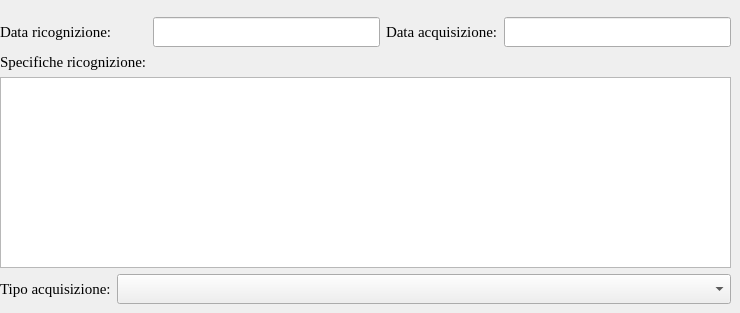
     <widget class="QWidget" name="tab_ricognizione">
      <attribute name="title">
       <string>Ricognizione e Acquisizione</string>
      </attribute>
      <widget class="QWidget" name="">
       <property name="geometry">
        <rect>
         <x>0</x>
         <y>17</y>
         <width>731</width>
         <height>287</height>
        </rect>
       </property>
       <layout class="QGridLayout" name="gridLayout_5">
        <item row="0" column="2">
         <widget class="QLineEdit" name="lineEdit_rcgd">
          <property name="font">
           <font>
            <family>Damascus</family>
            <pointsize>11</pointsize>
           </font>
          </property>
          <property name="maxLength">
           <number>20</number>
          </property>
         </widget>
        </item>
        <item row="0" column="3">
         <widget class="QLabel" name="label_17">
          <property name="font">
           <font>
            <family>Times New Roman</family>
            <pointsize>11</pointsize>
           </font>
          </property>
          <property name="text">
           <string>Data acquisizione:</string>
          </property>
         </widget>
        </item>
        <item row="0" column="4">
         <widget class="QLineEdit" name="lineEdit_aind">
          <property name="font">
           <font>
            <family>Damascus</family>
            <pointsize>11</pointsize>
           </font>
          </property>
          <property name="maxLength">
           <number>50</number>
          </property>
         </widget>
        </item>
        <item row="1" column="0" colspan="2">
         <widget class="QLabel" name="label_15">
          <property name="font">
           <font>
            <family>Times New Roman</family>
            <pointsize>11</pointsize>
           </font>
          </property>
          <property name="text">
           <string>Specifiche ricognizione:</string>
          </property>
         </widget>
        </item>
        <item row="2" column="0" colspan="5">
         <widget class="QTextEdit" name="textEdit_rcgz">
          <property name="font">
           <font>
            <family>Damascus</family>
            <pointsize>11</pointsize>
           </font>
          </property>
         </widget>
        </item>
        <item row="3" column="0">
         <widget class="QLabel" name="label_16">
          <property name="font">
           <font>
            <family>Times New Roman</family>
            <pointsize>11</pointsize>
           </font>
          </property>
          <property name="text">
           <string>Tipo acquisizione:</string>
          </property>
         </widget>
        </item>
        <item row="3" column="1" colspan="4">
         <widget class="QComboBox" name="comboBox_aint">
          <property name="font">
           <font>
            <family>Damascus</family>
            <pointsize>11</pointsize>
           </font>
          </property>
          <item>
           <property name="text">
            <string/>
           </property>
          </item>
          <item>
           <property name="text">
            <string>ICCD</string>
           </property>
          </item>
         </widget>
        </item>
        <item row="0" column="0" colspan="2">
         <widget class="QLabel" name="label_14">
          <property name="font">
           <font>
            <family>Times New Roman</family>
            <pointsize>11</pointsize>
           </font>
          </property>
          <property name="text">
           <string>Data ricognizione:</string>
          </property>
         </widget>
        </item>
       </layout>
      </widget>
     </widget>
